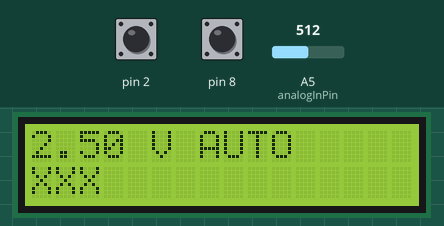
Recording of a sketch running on a simulated Arduino Uno, built with avr-gcc and run on an emulated ATmega328P. Shown: 16×2 character LCD. Inputs (shaded band) come from the test bench; at power-on: A5 (analogInPin) = 512, pin 2 HIGH, pin 8 HIGH.

Above: at 1.2 s.
1.3 s: A5 (analogInPin) set to 306
At 1.8 s:
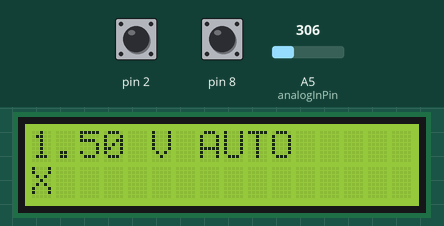
2.9 s: pin 2 pulled LOW for 0.15 s
At 3.06 s:
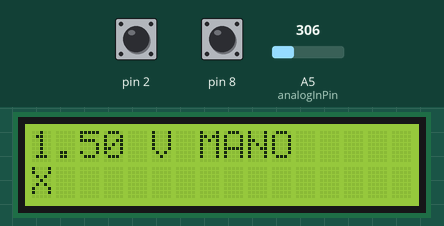
4.6 s: A5 (analogInPin) set to 511
At 5.9 s:
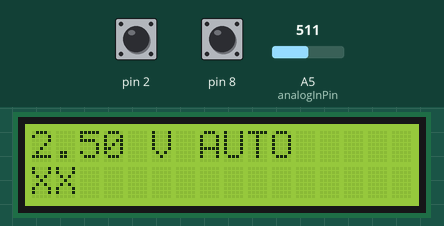
6.3 s: pin 2 pulled LOW for 1 s
At 7.37 s:
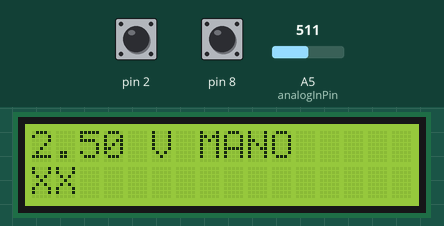
8.9 s: A5 (analogInPin) set to 900
At 10.3 s:
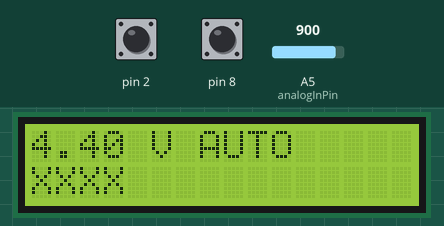
10.6 s: pin 2 pulled LOW for 0.15 s
At 10.76 s:
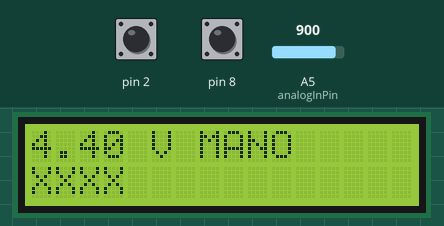
Timing chart, 0 to 13.3 s (numbered marks = the images above; inputs shaded):
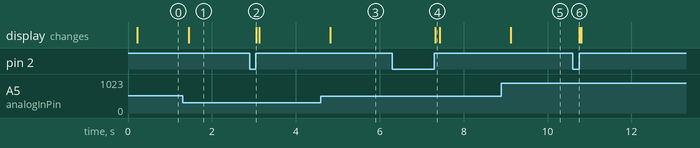

The sketch:

Project5.ino
```cpp
#include <LiquidCrystal.h>
#include <TimerOne.h>
LiquidCrystal lcd(12, 11, 7, 6, 5, 4 );
const int analogInPin = A5;
float voltage;
bool activeManual = true;
int buttonState;

void measureVoltage() {
  voltage = analogRead(analogInPin) * (5.0 / 1023.0); \
  delay(100);
  progres(round(voltage));
}


void displayVoltage() {
  lcd.setCursor(0, 0);
  lcd.print(voltage, 2);
  lcd.print(" V");
}
void progres(int value) {

  lcd.setCursor(0, 1);
  for (int i = 0; i < value; i++) {
    lcd.setCursor(i, 1);
    lcd.print("X");
  }
  for (int i = value; i < 5; i++) {
    lcd.setCursor(i, 1);
    lcd.print(" ");
  }
}

void setup() {
  lcd.begin(16, 2);
  Serial.begin(9600);

  pinMode(8, INPUT_PULLUP);
  pinMode(2, INPUT_PULLUP);

  if (activeManual) {
    attachInterrupt(digitalPinToInterrupt(2), [] {
      measureVoltage();
      displayVoltage();
      lcd.print(" MAN");
    }, RISING);
  } else {
    Timer1.initialize(500000);
    Timer1.attachInterrupt([] () {
      measureVoltage();
      displayVoltage();
      lcd.print(" AUTO");
    });
  }
}

void switchMode() {
  activeManual = !activeManual;
  Serial.print ("hello world");
}

void loop() {
  int buttonState = digitalRead(8);
  delay(50);
  if (buttonState == LOW) {
    switchMode();
    delay(100);
  }

  if (activeManual) {
    measureVoltage();
    displayVoltage();
    lcd.print(" AUTO");
  }


}
```

Measured:
- after the input at 1.3 s, the display: changes after 0.14 s (image 1)
- after the input at 2.9 s, the display: changes after 0.16 s (image 2)
- after the input at 4.6 s, the display: changes after 0.22 s (image 3)
- after the input at 6.3 s, the display: changes after 1.0 s (image 4)
- after the input at 8.9 s, the display: changes after 0.22 s (image 5)
- after the input at 10.6 s, the display: changes after 0.15 s (image 6)
